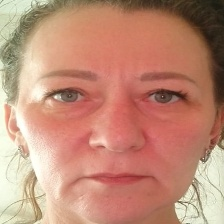
#> input picture data/processed_cropped/live/axon_Selfies_Selfie_19.jpg, 224 x 224 px; its folder holds only this picture in this run
$ python make_masked_dataset.py
#> lines starting #> are read from the running program, lines starting #| are printed output that depends on the picture
#> in main, img is the input picture: PIL image 224x224 RGB; mean R, G, B 192.5, 140.3, 119.2
#!/usr/bin/env python3
"""
make_masked_dataset.py — background suppression ablation (step 1)
=================================================================

Creates a masked copy of every split: the face region is kept, everything
outside a fixed centred ellipse is zeroed out.

    data/processed_cropped/  ->  data/processed_masked/
        train/{live,spoof}          train/{live,spoof}
        val/{live,spoof}            val/{live,spoof}
        test_oulu/{live,spoof}      test_oulu/{live,spoof}
        test_kaggle/{live,spoof}    test_kaggle/{live,spoof}

Why a FIXED ellipse (and not per-image landmarks)?
--------------------------------------------------
The mask must be IDENTICAL for every image — same shape, same position, on
live and spoof, on CelebA and OULU and Kaggle. That makes the mask boundary
carry zero discriminative signal: the model cannot learn anything from the
artifact we are introducing, because the artifact is a constant. The ONLY
variable that changes between the baseline run and this run is whether
background pixels exist. That is what makes it a clean ablation.

A per-image landmark mask would hug each face more tightly, but its shape
would then vary with the face — reintroducing a confound.

The edge is feathered (Gaussian blur on the mask) so we don't hand the CNN a
razor-sharp high-frequency ring to latch onto.

After running this, RETRAIN from scratch on data/processed_masked/train, then
evaluate on data/processed_masked/test_oulu and test_kaggle. Train and test
must both be masked — mismatched preprocessing would invalidate the result.
"""

import os
import glob
import shutil

import numpy as np
from PIL import Image, ImageDraw, ImageFilter


# ------------------------------ CONFIG ------------------------------
SRC_ROOT = "data/processed_cropped"
DST_ROOT = "data/processed_masked"

SPLITS  = ["train", "val", "test_oulu", "test_kaggle"]
CLASSES = ["live", "spoof"]

# Ellipse geometry as a fraction of image size. The MTCNN crops centre the
# face, so a centred ellipse covering ~86% width / ~96% height keeps the face
# (incl. chin and forehead) and drops the corners, which is where the CAMs
# showed the model cheating.
ELLIPSE_W   = 0.86
ELLIPSE_H   = 0.96
FEATHER_PX  = 6       # Gaussian blur radius on the mask edge; 0 = hard cut

IMG_EXTS = ("*.jpg", "*.jpeg", "*.png", "*.bmp")
# --------------------------------------------------------------------


def build_mask(size):
    """Fixed centred ellipse, feathered. Identical for every image."""
#> called with size = (224, 224)
    w, h = size
    mask = Image.new("L", (w, h), 0)
#> mask: PIL image 224x224 L; every value is 0
    draw = ImageDraw.Draw(mask)

    ew, eh = int(w * ELLIPSE_W), int(h * ELLIPSE_H)
    x0, y0 = (w - ew) // 2, (h - eh) // 2
    draw.ellipse([x0, y0, x0 + ew, y0 + eh], fill=255)

    if FEATHER_PX > 0:
        mask = mask.filter(ImageFilter.GaussianBlur(FEATHER_PX))
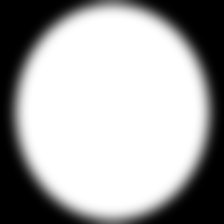
#> mask: PIL image 224x224 L; min 0, max 255, mean 166.1
    return mask


def apply_mask(img, mask):
    """Keep face pixels, push background to black."""
    arr = np.asarray(img, dtype=np.float32)
    m = np.asarray(mask, dtype=np.float32)[..., None] / 255.0
    return Image.fromarray((arr * m).astype(np.uint8))
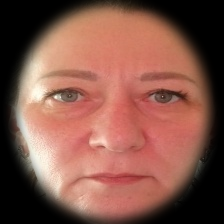
#> returned value: PIL image 224x224 RGB; mean R, G, B 131.5, 86, 73.8


def main():
    if not os.path.isdir(SRC_ROOT):
        raise SystemExit(f"[error] source not found: {SRC_ROOT}")

    if os.path.isdir(DST_ROOT):
        ans = input(f"{DST_ROOT} exists. Delete and rebuild? [y/N] ").strip().lower()
        if ans != "y":
            raise SystemExit("aborted")
        shutil.rmtree(DST_ROOT)

    mask_cache = {}
    total = 0

    for split in SPLITS:
        for cls in CLASSES:
            src_dir = os.path.join(SRC_ROOT, split, cls)
            if not os.path.isdir(src_dir):
                print(f"[skip] {src_dir} not found")
                continue

            dst_dir = os.path.join(DST_ROOT, split, cls)
            os.makedirs(dst_dir, exist_ok=True)

            files = []
            for ext in IMG_EXTS:
                files += glob.glob(os.path.join(src_dir, ext))

            for fp in sorted(files):
                img = Image.open(fp).convert("RGB")

                # one mask per image size (all crops should be the same size,
                # but this is cheap insurance)
                if img.size not in mask_cache:
                    mask_cache[img.size] = build_mask(img.size)

                out = apply_mask(img, mask_cache[img.size])
                out.save(os.path.join(dst_dir, os.path.basename(fp)))
                total += 1

            print(f"  {split}/{cls:5s}  {len(files):5d} images -> {dst_dir}")

    print(f"\nDone. {total} masked images written to {DST_ROOT}/")
    print("\nNext:")
    print("  1. Retrain from scratch with the train dir pointed at "
          f"{DST_ROOT}/train")
    print("  2. Save as checkpoints/resnet50_masked.pth")
    print(f"  3. Evaluate on {DST_ROOT}/test_oulu and {DST_ROOT}/test_kaggle")
    print("     (masked train + masked test — do NOT mix with unmasked)")


if __name__ == "__main__":
    main()
